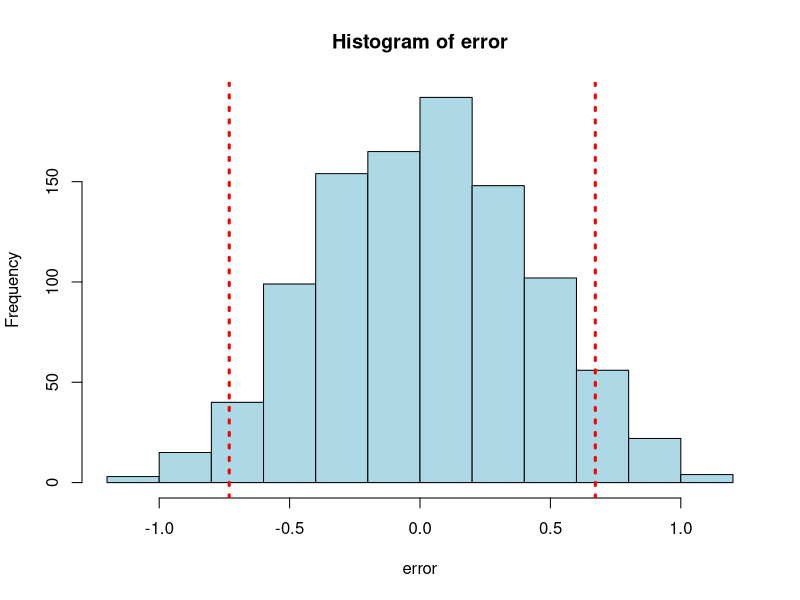

R code for this plot:



library(stats)

#Προσομοίωση δεδομένων AR(1) με iid σφάλματα U(-0.5,0.5), εκτίμηση μοντέλου, υπολογισμός υπολοίπων

x<-arima.sim(model=list(ar=.75), n=1000, rand.gen = runif, min = -0.5, max = 0.5)

y<-arima(x , order = c(1, 0, 0))

e<-y$residuals

init.pred<-predict(y,n.ahead = 2)

init.pred<-init.pred$pred[2]

init.pred




error<-rep(0,1000)


for (j in 1:1000){
#Δημιουργία Bootstrap δείγματος
boot_res<-sample(e,1002,replace=TRUE)



#Καινούριο δείγμα (Χ,Υ*)
simul_sample<-rep(0,1002)

simul_sample[1]<-x[1]

for (i in 2:1002){
  simul_sample[i]<- -0.0739+0.7525*simul_sample[i-1]+boot_res[i]
}


#Κατασκευή νέου μοντέλου στα κανούρια δεδομένα
simul_sample

simul_model<-arima(simul_sample[c(1,1000)] , order = c(1, 0, 0))


#Πρόβλεψη καινούριου μοντέλου
pred<-predict(simul_model,n.ahead = 2)

pred$pred[2]

pred<-pred$pred[2]

pred


#Εκτίμηση σφάλματος
error[j]<-simul_sample[1002]-pred
}



hist(error,col="lightblue")
abline(v=-0.7314485,col="red",lwd=3,lty=3)
abline(v=0.6722310,col="red",lwd=3,lty=3)


quant<-quantile(error, probs = c(0.05, 0.95))

init.pred+quant[1]
init.pred+quant[2]




